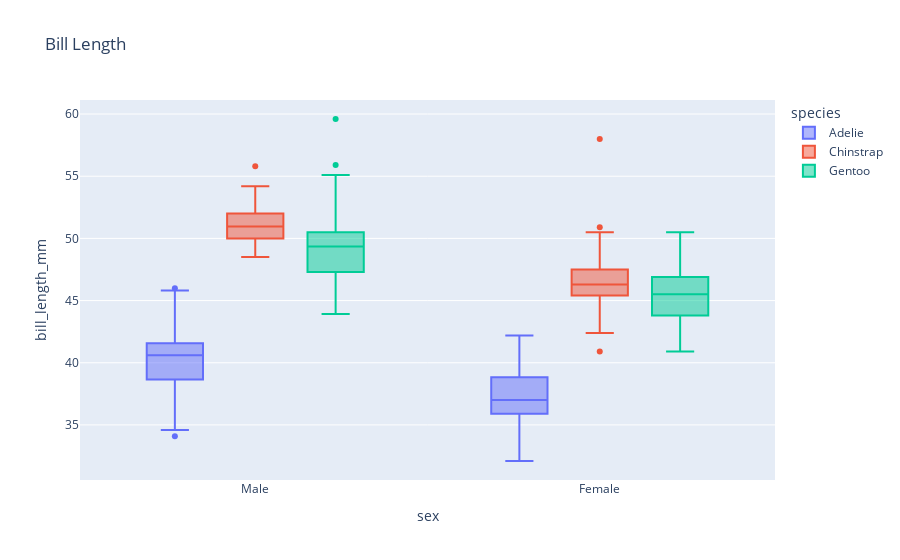

The notebook cell saved with this chart:
### Code cell
# box plot for bill length
fig=px.box(df, y='bill_length_mm',x='sex' ,color='species', title='Bill Length')
fig.show()

### Figure 1 — Plotly figure (JSON) as saved in the notebook; plotly's stock layout.template omitted (floating-point values rounded to 4 significant figures; data arrays with more than 128 entries replaced by an {"elided": "..."} marker saying what was removed)
{"data": [{"alignmentgroup": "True", "hovertemplate": "species=Adelie<br>sex=%{x}<br>bill_length_mm=%{y}<extra></extra>", "legendgroup": "Adelie", "marker": {"color": "#636efa"}, "name": "Adelie", "notched": false, "offsetgroup": "Adelie", "orientation": "v", "showlegend": true, "type": "box", "x": {"elided": "152 str values"}, "x0": " ", "xaxis": "x", "y": {"elided": "152 float values"}, "y0": " ", "yaxis": "y"}, {"alignmentgroup": "True", "hovertemplate": "species=Chinstrap<br>sex=%{x}<br>bill_length_mm=%{y}<extra></extra>", "legendgroup": "Chinstrap", "marker": {"color": "#EF553B"}, "name": "Chinstrap", "notched": false, "offsetgroup": "Chinstrap", "orientation": "v", "showlegend": true, "type": "box", "x": ["Female", "Male", "Male", "Female", "Male", "Female", "Female", "Male", "Female", "Male", "Female", "Male", "Female", "Male", "Female", "Male", "Male", "Female", "Female", "Male", "Female", "Male", "Female", "Male", "Female", "Male", "Female", "Male", "Female", "Male", "Female", "Male", "Female", "Male", "Male", "Female", "Female", "Male", "Female", "Male", "Male", "Female", "Male", "Female", "Female", "Male", "Female", "Male", "Male", "Female", "Female", "Male", "Female", "Male", "Female", "Male", "Female", "Male", "Male", "Female", "Male", "Female", "Female", "Male", "Female", "Male", "Male", "Female"], "x0": " ", "xaxis": "x", "y": [46.5, 50, 51.3, 45.4, 52.7, 45.2, 46.1, 51.3, 46, 51.3, 46.6, 51.7, 47, 52, 45.9, 50.5, 50.3, 58, 46.4, 49.2, 42.4, 48.5, 43.2, 50.6, 46.7, 52, 50.5, 49.5, 46.4, 52.8, 40.9, 54.2, 42.5, 51, 49.7, 47.5, 47.6, 52, 46.9, 53.5, 49, 46.2, 50.9, 45.5, 50.9, 50.8, 50.1, 49, 51.5, 49.8, 48.1, 51.4, 45.7, 50.7, 42.5, 52.2, 45.2, 49.3, 50.2, 45.6, 51.9, 46.8, 45.7, 55.8, 43.5, 49.6, 50.8, 50.2], "y0": " ", "yaxis": "y"}, {"alignmentgroup": "True", "hovertemplate": "species=Gentoo<br>sex=%{x}<br>bill_length_mm=%{y}<extra></extra>", "legendgroup": "Gentoo", "marker": {"color": "#00cc96"}, "name": "Gentoo", "notched": false, "offsetgroup": "Gentoo", "orientation": "v", "showlegend": true, "type": "box", "x": ["Female", "Male", "Female", "Male", "Male", "Female", "Female", "Male", "Female", "Male", "Female", "Male", "Female", "Male", "Female", "Male", "Female", "Male", "Female", "Male", "Male", "Female", "Female", "Male", "Female", "Male", "Male", "Male", "Female", "Male", "Male", "Female", "Female", "Male", "Female", "Male", "Female", "Male", "Female", "Male", "Female", "Male", "Female", "Male", "Male", "Female", "Female", "Male", "Female", "Male", "Female", "Male", "Female", "Male", "Female", "Male", "Female", "Male", "Female", "Male", "Female", "Male", "Female", "Male", "Female", "Male", "Male", "Male", "Female", "Male", "Female", "Male", "Male", "Female", "Female", "Male", "Female", "Male", "Female", "Male", "Female", "Male", "Female", "Male", "Female", "Male", "Female", "Male", "Female", "Male", "Female", "Male", "Female", "Male", "Female", "Male", "Male", "Female", "Female", "Male", "Female", "Male", "Female", "Male", "Male", "Male", "Female", "Male", "Female", "Male", "Female", "Male", "Female", "Male", "Female", "Male", "Male", "Male", "Female", "Male", "Female", "Male", "Female", "Male"], "x0": " ", "xaxis": "x", "y": [46.1, 50, 48.7, 50, 47.6, 46.5, 45.4, 46.7, 43.3, 46.8, 40.9, 49, 45.5, 48.4, 45.8, 49.3, 42, 49.2, 46.2, 48.7, 50.2, 45.1, 46.5, 46.3, 42.9, 46.1, 44.5, 47.8, 48.2, 50, 47.3, 42.8, 45.1, 59.6, 49.1, 48.4, 42.6, 44.4, 44, 48.7, 42.7, 49.6, 45.3, 49.6, 50.5, 43.6, 45.5, 50.5, 44.9, 45.2, 46.6, 48.5, 45.1, 50.1, 46.5, 45, 43.8, 45.5, 43.2, 50.4, 45.3, 46.2, 45.7, 54.3, 45.8, 49.8, 46.2, 49.5, 43.5, 50.7, 47.7, 46.4, 48.2, 46.5, 46.4, 48.6, 47.5, 51.1, 45.2, 45.2, 49.1, 52.5, 47.4, 50, 44.9, 50.8, 43.4, 51.3, 47.5, 52.1, 47.5, 52.2, 45.5, 49.5, 44.5, 50.8, 49.4, 46.9, 48.4, 51.1, 48.5, 55.9, 47.2, 49.1, 47.3, 46.8, 41.7, 53.4, 43.3, 48.1, 50.5, 49.8, 43.5, 51.5, 46.2, 55.1, 44.5, 48.8, 47.2, 43.92, 46.8, 50.4, 45.2, 49.9], "y0": " ", "yaxis": "y"}], "layout": {"boxmode": "group", "legend": {"title": {"text": "species"}, "tracegroupgap": 0}, "title": {"text": "Bill Length"}, "xaxis": {"anchor": "y", "domain": [0, 1], "title": {"text": "sex"}}, "yaxis": {"anchor": "x", "domain": [0, 1], "title": {"text": "bill_length_mm"}}}}
